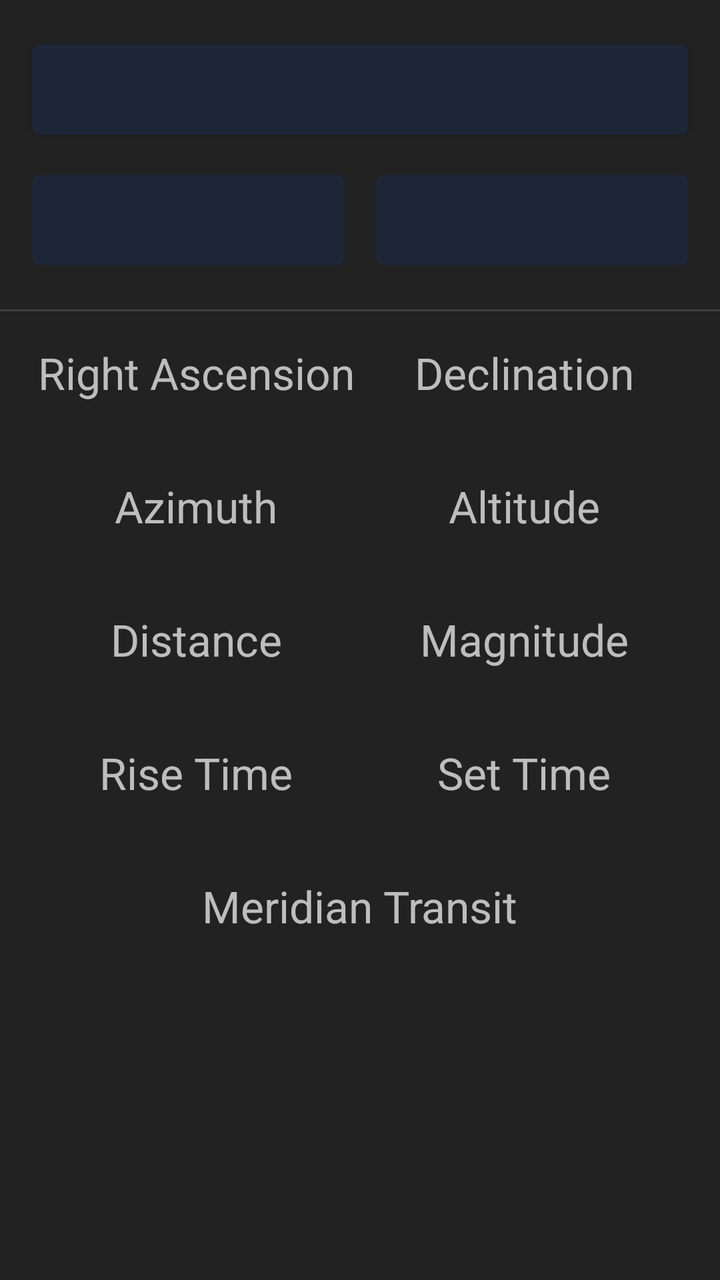
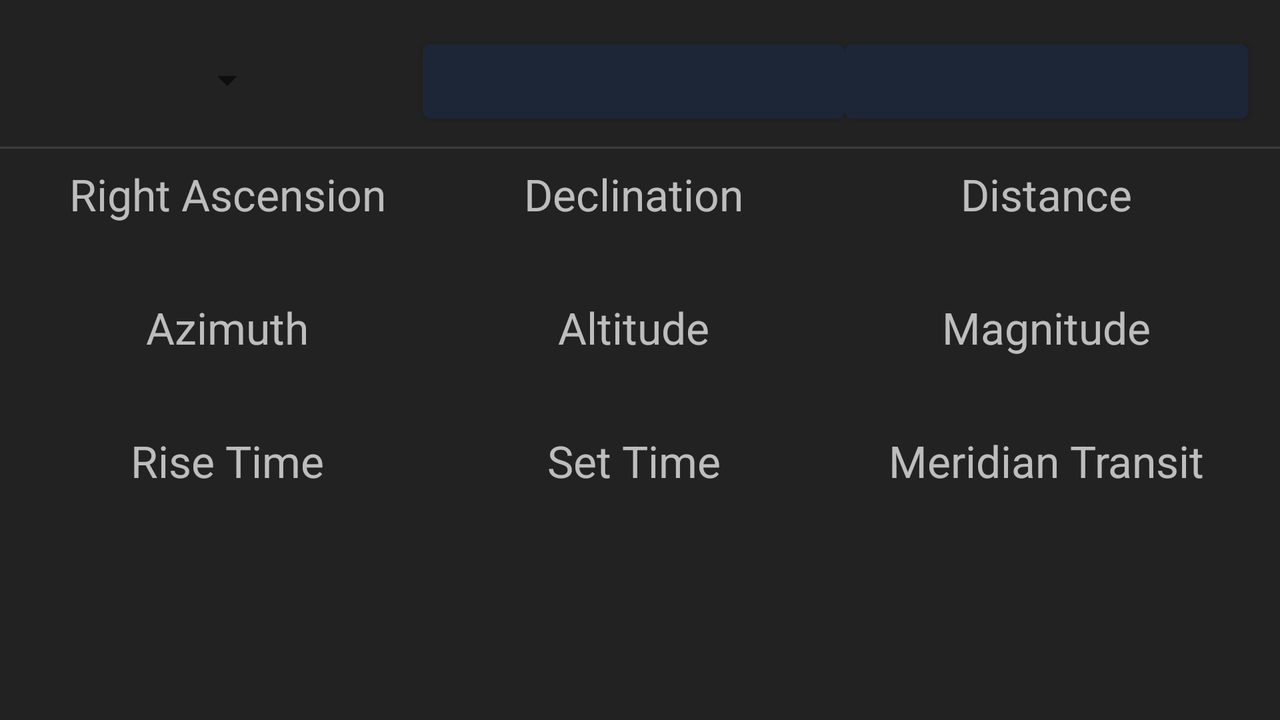

Two renders of one Android screen. The first uses the default layout on a phone; the second uses the alternative layout the repository ships for a different screen configuration, on a matching device. The two XML files are below.
<!-- AndroidManifest.xml: application theme Theme.PlanetsPosition -->
<!-- res/layout/fragment_sky_position.xml -->
<?xml version="1.0" encoding="utf-8"?>
<ScrollView xmlns:android="http://schemas.android.com/apk/res/android"
    xmlns:app="http://schemas.android.com/apk/res-auto"
    android:id="@+id/pos_scroll"
    android:layout_width="match_parent"
    android:layout_height="match_parent"
    android:background="@color/main_back">

    <androidx.constraintlayout.widget.ConstraintLayout
        android:layout_width="match_parent"
        android:layout_height="wrap_content">

        <androidx.constraintlayout.widget.Guideline
            android:id="@+id/pos_guide1"
            android:layout_width="wrap_content"
            android:layout_height="wrap_content"
            android:orientation="vertical"
            app:layout_constraintGuide_percent="0.5" />

        <Button
            android:id="@+id/planetButton"
            android:layout_width="0dp"
            android:layout_height="wrap_content"
            android:layout_marginStart="16dp"
            android:layout_marginLeft="16dp"
            android:layout_marginTop="16dp"
            android:layout_marginEnd="16dp"
            android:layout_marginRight="16dp"
            android:backgroundTint="@color/button_back"
            android:contentDescription="@string/screen_planet"
            android:paddingTop="@dimen/data_card"
            android:paddingBottom="@dimen/data_card"
            android:textColor="@color/button_text"
            android:textSize="@dimen/label_text"
            app:layout_constraintEnd_toEndOf="parent"
            app:layout_constraintStart_toStartOf="parent"
            app:layout_constraintTop_toTopOf="parent" />

        <Button
            android:id="@+id/dateButton"
            android:layout_width="0dp"
            android:layout_height="wrap_content"
            android:layout_marginStart="16dp"
            android:layout_marginTop="8dp"
            android:layout_marginEnd="8dp"
            android:backgroundTint="@color/button_back"
            android:contentDescription="@string/screen_date"
            android:paddingTop="@dimen/data_card"
            android:paddingBottom="@dimen/data_card"
            android:textColor="@color/button_text"
            android:textSize="@dimen/label_text"
            app:layout_constraintEnd_toStartOf="@+id/pos_guide1"
            app:layout_constraintStart_toStartOf="parent"
            app:layout_constraintTop_toBottomOf="@+id/planetButton" />

        <Button
            android:id="@+id/timeButton"
            android:layout_width="0dp"
            android:layout_height="wrap_content"
            android:layout_marginStart="8dp"
            android:layout_marginTop="8dp"
            android:layout_marginEnd="16dp"
            android:backgroundTint="@color/button_back"
            android:contentDescription="@string/screen_time"
            android:paddingTop="@dimen/data_card"
            android:paddingBottom="@dimen/data_card"
            android:textColor="@color/button_text"
            android:textSize="@dimen/label_text"
            app:layout_constraintEnd_toEndOf="parent"
            app:layout_constraintStart_toStartOf="@+id/pos_guide1"
            app:layout_constraintTop_toBottomOf="@+id/planetButton" />

        <View
            android:id="@+id/pos_view1"
            android:layout_width="match_parent"
            android:layout_height="1dp"
            android:layout_marginTop="16dp"
            android:background="@color/divider_color"
            app:layout_constraintTop_toBottomOf="@+id/timeButton" />

        <TextView
            android:id="@+id/pos_ra"
            android:layout_width="wrap_content"
            android:layout_height="wrap_content"
            android:layout_marginStart="16dp"
            android:layout_marginTop="16dp"
            android:text="@string/data_ra"
            android:textColor="@color/alt_text_color"
            android:textSize="@dimen/label_text"
            app:layout_constraintEnd_toStartOf="@+id/pos_guide1"
            app:layout_constraintStart_toStartOf="parent"
            app:layout_constraintTop_toBottomOf="@+id/pos_view1" />

        <TextView
            android:id="@+id/pos_ra_text"
            android:layout_width="wrap_content"
            android:layout_height="wrap_content"
            android:textColor="@color/text_color"
            android:textSize="@dimen/label_text"
            app:layout_constraintEnd_toEndOf="@+id/pos_ra"
            app:layout_constraintStart_toStartOf="@+id/pos_ra"
            app:layout_constraintTop_toBottomOf="@+id/pos_ra" />

        <TextView
            android:id="@+id/pos_dec"
            android:layout_width="wrap_content"
            android:layout_height="wrap_content"
            android:layout_marginTop="16dp"
            android:layout_marginEnd="16dp"
            android:text="@string/data_dec"
            android:textColor="@color/alt_text_color"
            android:textSize="@dimen/label_text"
            app:layout_constraintEnd_toEndOf="parent"
            app:layout_constraintStart_toStartOf="@+id/pos_guide1"
            app:layout_constraintTop_toBottomOf="@+id/pos_view1" />

        <TextView
            android:id="@+id/pos_dec_text"
            android:layout_width="wrap_content"
            android:layout_height="wrap_content"
            android:textColor="@color/text_color"
            android:textSize="@dimen/label_text"
            app:layout_constraintEnd_toEndOf="@+id/pos_dec"
            app:layout_constraintStart_toStartOf="@+id/pos_dec"
            app:layout_constraintTop_toBottomOf="@+id/pos_dec" />

        <TextView
            android:id="@+id/pos_az"
            android:layout_width="wrap_content"
            android:layout_height="wrap_content"
            android:layout_marginStart="16dp"
            android:layout_marginTop="8dp"
            android:text="@string/data_az"
            android:textColor="@color/alt_text_color"
            android:textSize="@dimen/label_text"
            app:layout_constraintEnd_toStartOf="@+id/pos_guide1"
            app:layout_constraintStart_toStartOf="parent"
            app:layout_constraintTop_toBottomOf="@+id/pos_ra_text" />

        <TextView
            android:id="@+id/pos_az_text"
            android:layout_width="wrap_content"
            android:layout_height="wrap_content"
            android:textColor="@color/text_color"
            android:textSize="@dimen/label_text"
            app:layout_constraintEnd_toEndOf="@+id/pos_az"
            app:layout_constraintStart_toStartOf="@+id/pos_az"
            app:layout_constraintTop_toBottomOf="@+id/pos_az" />

        <TextView
            android:id="@+id/pos_alt"
            android:layout_width="wrap_content"
            android:layout_height="wrap_content"
            android:layout_marginTop="8dp"
            android:layout_marginEnd="16dp"
            android:text="@string/data_alt"
            android:textColor="@color/alt_text_color"
            android:textSize="@dimen/label_text"
            app:layout_constraintEnd_toEndOf="parent"
            app:layout_constraintStart_toStartOf="@+id/pos_guide1"
            app:layout_constraintTop_toBottomOf="@+id/pos_dec_text" />

        <TextView
            android:id="@+id/pos_alt_text"
            android:layout_width="wrap_content"
            android:layout_height="wrap_content"
            android:textColor="@color/text_color"
            android:textSize="@dimen/label_text"
            app:layout_constraintEnd_toEndOf="@+id/pos_alt"
            app:layout_constraintStart_toStartOf="@+id/pos_alt"
            app:layout_constraintTop_toBottomOf="@+id/pos_alt" />

        <TextView
            android:id="@+id/pos_dis"
            android:layout_width="wrap_content"
            android:layout_height="wrap_content"
            android:layout_marginStart="16dp"
            android:layout_marginTop="8dp"
            android:text="@string/data_dis"
            android:textColor="@color/alt_text_color"
            android:textSize="@dimen/label_text"
            app:layout_constraintEnd_toStartOf="@+id/pos_guide1"
            app:layout_constraintStart_toStartOf="parent"
            app:layout_constraintTop_toBottomOf="@+id/pos_az_text" />

        <TextView
            android:id="@+id/pos_dis_text"
            android:layout_width="wrap_content"
            android:layout_height="wrap_content"
            android:textColor="@color/text_color"
            android:textSize="@dimen/label_text"
            app:layout_constraintEnd_toEndOf="@+id/pos_dis"
            app:layout_constraintStart_toStartOf="@+id/pos_dis"
            app:layout_constraintTop_toBottomOf="@+id/pos_dis" />

        <TextView
            android:id="@+id/pos_mag"
            android:layout_width="wrap_content"
            android:layout_height="wrap_content"
            android:layout_marginTop="8dp"
            android:layout_marginEnd="16dp"
            android:text="@string/data_mag"
            android:textColor="@color/alt_text_color"
            android:textSize="@dimen/label_text"
            app:layout_constraintEnd_toEndOf="parent"
            app:layout_constraintStart_toStartOf="@+id/pos_guide1"
            app:layout_constraintTop_toBottomOf="@+id/pos_alt_text" />

        <TextView
            android:id="@+id/pos_mag_text"
            android:layout_width="wrap_content"
            android:layout_height="wrap_content"
            android:textColor="@color/text_color"
            android:textSize="@dimen/label_text"
            app:layout_constraintEnd_toEndOf="@+id/pos_mag"
            app:layout_constraintStart_toStartOf="@+id/pos_mag"
            app:layout_constraintTop_toBottomOf="@+id/pos_mag" />

        <TextView
            android:id="@+id/pos_riseTime"
            android:layout_width="wrap_content"
            android:layout_height="wrap_content"
            android:layout_marginStart="16dp"
            android:layout_marginTop="8dp"
            android:text="@string/data_rise"
            android:textColor="@color/alt_text_color"
            android:textSize="@dimen/label_text"
            app:layout_constraintEnd_toStartOf="@+id/pos_guide1"
            app:layout_constraintStart_toStartOf="parent"
            app:layout_constraintTop_toBottomOf="@+id/pos_dis_text" />

        <TextView
            android:id="@+id/pos_riseTime_text"
            android:layout_width="wrap_content"
            android:layout_height="wrap_content"
            android:gravity="center_horizontal"
            android:textColor="@color/text_color"
            android:textSize="@dimen/label_text"
            app:layout_constraintEnd_toEndOf="@+id/pos_riseTime"
            app:layout_constraintStart_toStartOf="@+id/pos_riseTime"
            app:layout_constraintTop_toBottomOf="@+id/pos_riseTime" />

        <TextView
            android:id="@+id/pos_setTime"
            android:layout_width="wrap_content"
            android:layout_height="wrap_content"
            android:layout_marginTop="8dp"
            android:layout_marginEnd="16dp"
            android:text="@string/data_set"
            android:textColor="@color/alt_text_color"
            android:textSize="@dimen/label_text"
            app:layout_constraintEnd_toEndOf="parent"
            app:layout_constraintStart_toStartOf="@+id/pos_guide1"
            app:layout_constraintTop_toBottomOf="@+id/pos_mag_text" />

        <TextView
            android:id="@+id/pos_setTime_text"
            android:layout_width="wrap_content"
            android:layout_height="wrap_content"
            android:gravity="center_horizontal"
            android:textColor="@color/text_color"
            android:textSize="@dimen/label_text"
            app:layout_constraintEnd_toEndOf="@+id/pos_setTime"
            app:layout_constraintStart_toStartOf="@+id/pos_setTime"
            app:layout_constraintTop_toBottomOf="@+id/pos_setTime" />

        <TextView
            android:id="@+id/pos_transitTime"
            android:layout_width="wrap_content"
            android:layout_height="wrap_content"
            android:layout_marginStart="16dp"
            android:layout_marginLeft="16dp"
            android:layout_marginTop="8dp"
            android:layout_marginEnd="16dp"
            android:layout_marginRight="16dp"
            android:text="@string/data_transit"
            android:textColor="@color/alt_text_color"
            android:textSize="@dimen/label_text"
            app:layout_constraintEnd_toEndOf="parent"
            app:layout_constraintStart_toStartOf="parent"
            app:layout_constraintTop_toBottomOf="@+id/pos_riseTime_text" />

        <TextView
            android:id="@+id/pos_transitTime_text"
            android:layout_width="wrap_content"
            android:layout_height="wrap_content"
            android:gravity="center_horizontal"
            android:textColor="@color/text_color"
            android:textSize="@dimen/label_text"
            app:layout_constraintEnd_toEndOf="@+id/pos_transitTime"
            app:layout_constraintStart_toStartOf="@+id/pos_transitTime"
            app:layout_constraintTop_toBottomOf="@+id/pos_transitTime" />

        <TextView
            android:id="@+id/pos_below_text"
            android:layout_width="wrap_content"
            android:layout_height="wrap_content"
            android:layout_marginStart="16dp"
            android:layout_marginLeft="16dp"
            android:layout_marginTop="8dp"
            android:layout_marginEnd="16dp"
            android:layout_marginRight="16dp"
            android:text="@string/below_hor"
            android:textColor="@color/alert_color"
            android:textSize="@dimen/label_text"
            android:visibility="gone"
            app:layout_constraintEnd_toEndOf="parent"
            app:layout_constraintStart_toStartOf="parent"
            app:layout_constraintTop_toBottomOf="@+id/pos_transitTime_text" />

    </androidx.constraintlayout.widget.ConstraintLayout>

</ScrollView>
<!-- resources referenced by this layout -->
<resources>
  <color name="alert_color">#FFFF0000</color>
  <color name="alt_text_color">#b3ffffff</color>
  <color name="button_back">#1d2636</color>
  <color name="button_text">#ffffff</color>
  <color name="divider_color">#1FFFFFFF</color>
  <color name="main_back">#222222</color>
  <color name="text_color">#ffffff</color>
  <dimen name="data_card">8dp</dimen>
  <dimen name="label_text">22sp</dimen>
  <string name="below_hor">Object below horizon</string>
  <string name="data_alt">Altitude</string>
  <string name="data_az">Azimuth</string>
  <string name="data_dec">Declination</string>
  <string name="data_dis">Distance</string>
  <string name="data_mag">Magnitude</string>
  <string name="data_ra">Right Ascension</string>
  <string name="data_rise">Rise Time</string>
  <string name="data_set">Set Time</string>
  <string name="data_transit">Meridian Transit</string>
  <string name="screen_date">Date Selection</string>
  <string name="screen_planet">Planet Selection</string>
  <string name="screen_time">Time Selection</string>
  <style name="Theme.PlanetsPosition" parent="Theme.MaterialComponents.DayNight.DarkActionBar">
          <item name="colorPrimary">@color/colorPrimary</item>
          <item name="colorPrimaryDark">@color/colorPrimaryDark</item>
          <item name="colorAccent">@color/colorAccent</item>
          <item name="colorButtonNormal">@color/button_back</item>
          <item name="windowNoTitle">true</item>
          <item name="windowActionBar">false</item>
      </style>
  <color name="colorPrimary">#1d2636</color>
  <color name="colorPrimaryDark">#171e2b</color>
  <color name="colorAccent">#ffffff</color>
</resources>
<!-- res/layout-land/fragment_sky_position.xml (the repository's variant of the layout above) -->
<!-- drawn on the phone turned sideways -->
<?xml version="1.0" encoding="utf-8"?>
<ScrollView xmlns:android="http://schemas.android.com/apk/res/android"
    xmlns:app="http://schemas.android.com/apk/res-auto"
    android:id="@+id/pos_scroll"
    android:layout_width="match_parent"
    android:layout_height="match_parent"
    android:background="@color/main_back">

    <androidx.constraintlayout.widget.ConstraintLayout
        android:id="@+id/pos_main"
        android:layout_width="match_parent"
        android:layout_height="wrap_content">

        <androidx.constraintlayout.widget.Guideline
            android:id="@+id/pos_guide2"
            android:layout_width="wrap_content"
            android:layout_height="wrap_content"
            android:orientation="vertical"
            app:layout_constraintGuide_percent="0.33" />

        <androidx.constraintlayout.widget.Guideline
            android:id="@+id/pos_guide3"
            android:layout_width="wrap_content"
            android:layout_height="wrap_content"
            android:orientation="vertical"
            app:layout_constraintGuide_percent="0.66" />

        <Spinner
            android:id="@+id/planetsSpinner"
            android:layout_width="wrap_content"
            android:layout_height="48dp"
            android:layout_gravity="center_horizontal"
            android:layout_marginStart="16dp"
            android:layout_marginTop="16dp"
            android:paddingTop="@dimen/data_card"
            app:layout_constraintEnd_toStartOf="@+id/pos_guide2"
            app:layout_constraintStart_toStartOf="parent"
            app:layout_constraintTop_toTopOf="parent" />

        <Button
            android:id="@+id/dateButton"
            android:layout_width="0dp"
            android:layout_height="wrap_content"
            android:layout_marginTop="16dp"
            android:contentDescription="@string/screen_date"
            android:textColor="@color/button_text"
            android:textSize="@dimen/label_text"
            app:layout_constraintEnd_toStartOf="@+id/pos_guide3"
            app:layout_constraintStart_toStartOf="@+id/pos_guide2"
            app:layout_constraintTop_toTopOf="parent" />

        <Button
            android:id="@+id/timeButton"
            android:layout_width="0dp"
            android:layout_height="wrap_content"
            android:layout_marginTop="16dp"
            android:layout_marginEnd="16dp"
            android:contentDescription="@string/screen_time"
            android:textColor="@color/button_text"
            android:textSize="@dimen/label_text"
            app:layout_constraintEnd_toEndOf="parent"
            app:layout_constraintStart_toStartOf="@+id/pos_guide3"
            app:layout_constraintTop_toTopOf="parent" />

        <View
            android:id="@+id/pos_view2"
            android:layout_width="match_parent"
            android:layout_height="1dp"
            android:layout_marginTop="8dp"
            android:background="@color/divider_color"
            app:layout_constraintTop_toBottomOf="@+id/timeButton" />

        <TextView
            android:id="@+id/pos_ra"
            android:layout_width="wrap_content"
            android:layout_height="wrap_content"
            android:layout_marginStart="16dp"
            android:layout_marginTop="8dp"
            android:text="@string/data_ra"
            android:textColor="@color/alt_text_color"
            android:textSize="@dimen/label_text"
            app:layout_constraintEnd_toStartOf="@+id/pos_guide2"
            app:layout_constraintStart_toStartOf="parent"
            app:layout_constraintTop_toBottomOf="@+id/pos_view2" />

        <TextView
            android:id="@+id/pos_ra_text"
            android:layout_width="wrap_content"
            android:layout_height="wrap_content"
            android:textColor="@color/text_color"
            android:textSize="@dimen/label_text"
            app:layout_constraintEnd_toEndOf="@+id/pos_ra"
            app:layout_constraintStart_toStartOf="@+id/pos_ra"
            app:layout_constraintTop_toBottomOf="@+id/pos_ra" />

        <TextView
            android:id="@+id/pos_dec"
            android:layout_width="wrap_content"
            android:layout_height="wrap_content"
            android:layout_marginTop="8dp"
            android:text="@string/data_dec"
            android:textColor="@color/alt_text_color"
            android:textSize="@dimen/label_text"
            app:layout_constraintEnd_toStartOf="@+id/pos_guide3"
            app:layout_constraintStart_toStartOf="@+id/pos_guide2"
            app:layout_constraintTop_toBottomOf="@+id/pos_view2" />

        <TextView
            android:id="@+id/pos_dec_text"
            android:layout_width="wrap_content"
            android:layout_height="wrap_content"
            android:textColor="@color/text_color"
            android:textSize="@dimen/label_text"
            app:layout_constraintEnd_toEndOf="@+id/pos_dec"
            app:layout_constraintStart_toStartOf="@+id/pos_dec"
            app:layout_constraintTop_toBottomOf="@+id/pos_dec" />

        <TextView
            android:id="@+id/pos_dis"
            android:layout_width="wrap_content"
            android:layout_height="wrap_content"
            android:layout_marginTop="8dp"
            android:layout_marginEnd="16dp"
            android:text="@string/data_dis"
            android:textColor="@color/alt_text_color"
            android:textSize="@dimen/label_text"
            app:layout_constraintEnd_toEndOf="parent"
            app:layout_constraintStart_toStartOf="@+id/pos_guide3"
            app:layout_constraintTop_toBottomOf="@+id/pos_view2" />

        <TextView
            android:id="@+id/pos_dis_text"
            android:layout_width="wrap_content"
            android:layout_height="wrap_content"
            android:textColor="@color/text_color"
            android:textSize="@dimen/label_text"
            app:layout_constraintEnd_toEndOf="@+id/pos_dis"
            app:layout_constraintStart_toStartOf="@+id/pos_dis"
            app:layout_constraintTop_toBottomOf="@+id/pos_dis" />

        <TextView
            android:id="@+id/pos_az"
            android:layout_width="wrap_content"
            android:layout_height="wrap_content"
            android:layout_marginStart="16dp"
            android:layout_marginTop="8dp"
            android:text="@string/data_az"
            android:textColor="@color/alt_text_color"
            android:textSize="@dimen/label_text"
            app:layout_constraintEnd_toStartOf="@+id/pos_guide2"
            app:layout_constraintStart_toStartOf="parent"
            app:layout_constraintTop_toBottomOf="@+id/pos_ra_text" />

        <TextView
            android:id="@+id/pos_az_text"
            android:layout_width="wrap_content"
            android:layout_height="wrap_content"
            android:textColor="@color/text_color"
            android:textSize="@dimen/label_text"
            app:layout_constraintEnd_toEndOf="@+id/pos_az"
            app:layout_constraintStart_toStartOf="@+id/pos_az"
            app:layout_constraintTop_toBottomOf="@+id/pos_az" />

        <TextView
            android:id="@+id/pos_alt"
            android:layout_width="wrap_content"
            android:layout_height="wrap_content"
            android:layout_marginTop="8dp"
            android:text="@string/data_alt"
            android:textColor="@color/alt_text_color"
            android:textSize="@dimen/label_text"
            app:layout_constraintEnd_toStartOf="@+id/pos_guide3"
            app:layout_constraintStart_toStartOf="@+id/pos_guide2"
            app:layout_constraintTop_toBottomOf="@+id/pos_dec_text" />

        <TextView
            android:id="@+id/pos_alt_text"
            android:layout_width="wrap_content"
            android:layout_height="wrap_content"
            android:layout_marginStart="8dp"
            android:layout_marginLeft="8dp"
            android:layout_marginEnd="8dp"
            android:layout_marginRight="8dp"
            android:textColor="@color/text_color"
            android:textSize="@dimen/label_text"
            app:layout_constraintEnd_toEndOf="@+id/pos_alt"
            app:layout_constraintStart_toStartOf="@+id/pos_alt"
            app:layout_constraintTop_toBottomOf="@+id/pos_alt" />

        <TextView
            android:id="@+id/pos_mag"
            android:layout_width="wrap_content"
            android:layout_height="wrap_content"
            android:layout_marginTop="8dp"
            android:layout_marginEnd="16dp"
            android:text="@string/data_mag"
            android:textColor="@color/alt_text_color"
            android:textSize="@dimen/label_text"
            app:layout_constraintEnd_toEndOf="parent"
            app:layout_constraintStart_toStartOf="@+id/pos_guide3"
            app:layout_constraintTop_toBottomOf="@+id/pos_dis_text" />

        <TextView
            android:id="@+id/pos_mag_text"
            android:layout_width="wrap_content"
            android:layout_height="wrap_content"
            android:textColor="@color/text_color"
            android:textSize="@dimen/label_text"
            app:layout_constraintEnd_toEndOf="@+id/pos_mag"
            app:layout_constraintStart_toStartOf="@+id/pos_mag"
            app:layout_constraintTop_toBottomOf="@+id/pos_mag" />

        <TextView
            android:id="@+id/pos_riseTime"
            android:layout_width="wrap_content"
            android:layout_height="wrap_content"
            android:layout_marginStart="16dp"
            android:layout_marginTop="8dp"
            android:text="@string/data_rise"
            android:textColor="@color/alt_text_color"
            android:textSize="@dimen/label_text"
            app:layout_constraintEnd_toStartOf="@+id/pos_guide2"
            app:layout_constraintStart_toStartOf="parent"
            app:layout_constraintTop_toBottomOf="@+id/pos_az_text" />

        <TextView
            android:id="@+id/pos_riseTime_text"
            android:layout_width="wrap_content"
            android:layout_height="wrap_content"
            android:textColor="@color/text_color"
            android:textSize="@dimen/label_text"
            app:layout_constraintEnd_toEndOf="@+id/pos_riseTime"
            app:layout_constraintStart_toStartOf="@+id/pos_riseTime"
            app:layout_constraintTop_toBottomOf="@+id/pos_riseTime" />

        <TextView
            android:id="@+id/pos_setTime"
            android:layout_width="wrap_content"
            android:layout_height="wrap_content"
            android:layout_marginTop="8dp"
            android:text="@string/data_set"
            android:textColor="@color/alt_text_color"
            android:textSize="@dimen/label_text"
            app:layout_constraintEnd_toStartOf="@+id/pos_guide3"
            app:layout_constraintStart_toStartOf="@+id/pos_guide2"
            app:layout_constraintTop_toBottomOf="@+id/pos_alt_text" />

        <TextView
            android:id="@+id/pos_setTime_text"
            android:layout_width="wrap_content"
            android:layout_height="wrap_content"
            android:textColor="@color/text_color"
            android:textSize="@dimen/label_text"
            app:layout_constraintEnd_toEndOf="@+id/pos_setTime"
            app:layout_constraintStart_toStartOf="@+id/pos_setTime"
            app:layout_constraintTop_toBottomOf="@+id/pos_setTime" />

        <TextView
            android:id="@+id/pos_transitTime"
            android:layout_width="wrap_content"
            android:layout_height="wrap_content"
            android:layout_marginTop="8dp"
            android:layout_marginEnd="16dp"
            android:text="@string/data_transit"
            android:textColor="@color/alt_text_color"
            android:textSize="@dimen/label_text"
            app:layout_constraintEnd_toEndOf="parent"
            app:layout_constraintStart_toStartOf="@+id/pos_guide3"
            app:layout_constraintTop_toBottomOf="@+id/pos_mag_text" />

        <TextView
            android:id="@+id/pos_transitTime_text"
            android:layout_width="wrap_content"
            android:layout_height="wrap_content"
            android:textColor="@color/text_color"
            android:textSize="@dimen/label_text"
            app:layout_constraintEnd_toEndOf="@+id/pos_transitTime"
            app:layout_constraintStart_toStartOf="@+id/pos_transitTime"
            app:layout_constraintTop_toBottomOf="@+id/pos_transitTime" />

        <TextView
            android:id="@+id/pos_below_text"
            android:layout_width="wrap_content"
            android:layout_height="wrap_content"
            android:layout_marginStart="16dp"
            android:layout_marginLeft="16dp"
            android:layout_marginTop="8dp"
            android:layout_marginEnd="16dp"
            android:layout_marginRight="16dp"
            android:text="@string/below_hor"
            android:textColor="@color/alert_color"
            android:textSize="@dimen/label_text"
            android:visibility="gone"
            app:layout_constraintEnd_toEndOf="parent"
            app:layout_constraintStart_toStartOf="parent"
            app:layout_constraintTop_toBottomOf="@+id/pos_setTime_text" />

    </androidx.constraintlayout.widget.ConstraintLayout>

</ScrollView>
<!-- resources referenced by the variant -->
<!-- as the phone turned sideways resolves them -->
<resources>
  <color name="alert_color">#FFFF0000</color>
  <color name="alt_text_color">#b3ffffff</color>
  <color name="button_text">#ffffff</color>
  <color name="divider_color">#1FFFFFFF</color>
  <color name="main_back">#222222</color>
  <color name="text_color">#ffffff</color>
  <dimen name="data_card">8dp</dimen>
  <dimen name="label_text">22sp</dimen>
  <string name="below_hor">Object below horizon</string>
  <string name="data_alt">Altitude</string>
  <string name="data_az">Azimuth</string>
  <string name="data_dec">Declination</string>
  <string name="data_dis">Distance</string>
  <string name="data_mag">Magnitude</string>
  <string name="data_ra">Right Ascension</string>
  <string name="data_rise">Rise Time</string>
  <string name="data_set">Set Time</string>
  <string name="data_transit">Meridian Transit</string>
  <string name="screen_date">Date Selection</string>
  <string name="screen_time">Time Selection</string>
  <style name="Theme.PlanetsPosition" parent="Theme.MaterialComponents.DayNight.DarkActionBar">
          <item name="colorPrimary">@color/colorPrimary</item>
          <item name="colorPrimaryDark">@color/colorPrimaryDark</item>
          <item name="colorAccent">@color/colorAccent</item>
          <item name="colorButtonNormal">@color/button_back</item>
          <item name="windowNoTitle">true</item>
          <item name="windowActionBar">false</item>
      </style>
  <color name="colorPrimary">#1d2636</color>
  <color name="colorPrimaryDark">#171e2b</color>
  <color name="colorAccent">#ffffff</color>
  <color name="button_back">#1d2636</color>
</resources>
